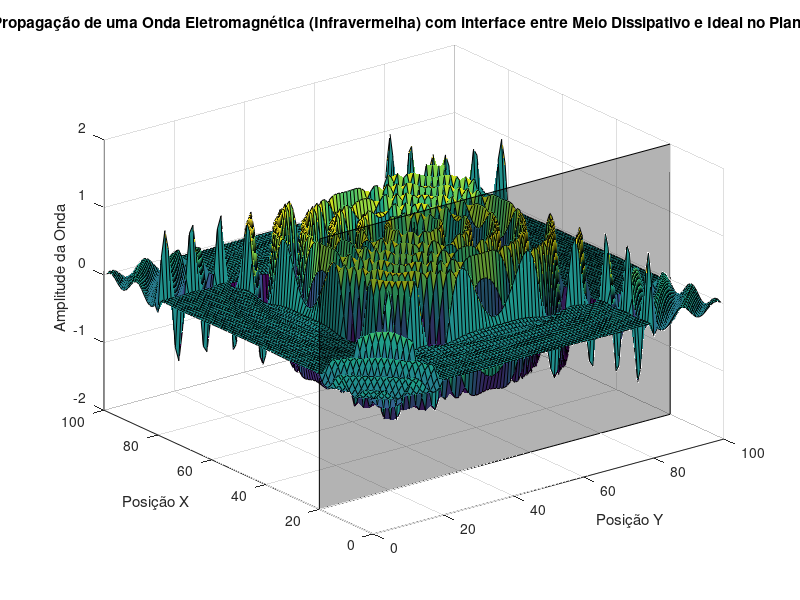

MATLAB code for this plot:
% Parâmetros do meio e da onda
L = 100;            % Comprimento do meio (em unidades arbitrárias)
delta_x = 1;        % Passo espacial
num_samples = L/delta_x; % Número de amostras

% Parâmetros da onda
amplitude = 1;      % Amplitude inicial da onda
lambda = 0.00001;
c = 3*10^8;
freq = c / lambda;  % Frequência angular

% Constante de absorção do meio dissipativo
k = 0.1;

% Domínio espacial
x = 0:delta_x:L-delta_x;
y = 0:delta_x:L-delta_x;

% Inicialização da amplitude da onda
A = zeros(num_samples);

% Propagação da onda
for i = 1:num_samples
    for j = 1:num_samples
        % Distância radial do ponto (x, y) ao centro do meio
        r = sqrt((x(i) - L/2)^2 + (y(j) - L/2)^2);
        r_1 = sqrt((x(i) - x(20))^2 + (y(j) - y(20))^2);
        r_5 = sqrt((x(i) - x(80))^2 + (y(j) - y(80))^2);
        r_3 = sqrt((x(i) - x(80))^2 + (y(20) - y(j))^2);
        r_7 = sqrt((x(20) - x(i))^2 + (y(j) - y(80))^2);
        r_dir = abs(r() - sqrt((x(20) - L/2)^2 + (y(20) - L/2)^2));

        % Verifica se a posição está na região dissipativa
        if x(i) < 20 && y(j) < 20  % Região dissipativa 1
            A(i,j) = amplitude * exp(-k*r_1) * cos(r);
        elseif x(i) > 80 && y(j) > 80  % Região dissipativa 5
            A(i,j) = amplitude * exp(-k*r_5) * cos(r);
        elseif x(i) > 80 && y(j) < 20  % Região dissipativa 3
            A(i,j) = amplitude * exp(-k*r_3) * cos(r);
        elseif x(i) < 20 && y(j) > 80  % Região dissipativa 7
            A(i,j) = amplitude * exp(-k*r_7) * cos(r);
        elseif (x(20) <= x(i) && x(i) <= x(80) && y(1) <= y(j) && y(j) <= y(20)) || ...
               (x(80) <= x(i) && x(i) <= x(100) && y(20) <= y(j) && y(j) <= y(80)) || ...
               (x(20) <= x(i) && x(i) <= x(80) && y(80) <= y(j) && y(j) <= y(100)) || ...
               (x(1) <= x(i) && x(i) <= x(20) && y(20) <= y(j) && y(j) <= y(80))
            A(i,j) = amplitude * exp(-k*r) * cos(r);
        else
            % Atualização da amplitude da onda na região ideal
            A(i,j) = amplitude * cos(r);
        end
    end
end

% Plotagem da amplitude da onda em relação à posição no plano XY
surf(x, y, A);
xlabel('Posição Y');
ylabel('Posição X');
zlabel('Amplitude da Onda');
title('Propagação de uma Onda Eletromagnética (Infravermelha) com interface entre Meio Dissipativo e Ideal no Plano XY');

% Sombrear área em x=8
x_shade = [0, 100, 100, 0];
y_shade = [20, 20, 20, 20];
z_shade = [-2, -2, 2, 2];
patch(x_shade, y_shade, z_shade, 'k', 'FaceAlpha', 0.3);
